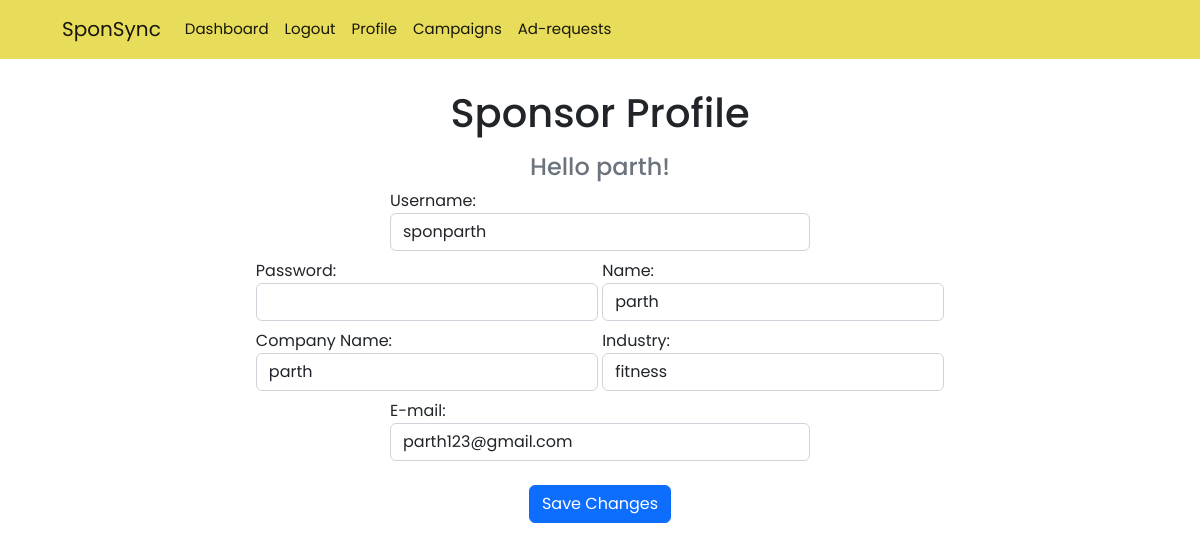
Page /sponsor/profile (signed in) on the committed database.
### models.py (models this page shows)
class Sponsor(db.Model):
    id = db.Column(db.Integer,db.ForeignKey("user.id"),primary_key=True)
    name = db.Column(db.String(30),nullable=False)
    company = db.Column(db.String(30),nullable=False)
    industry = db.Column(db.String(30),nullable=False)
    email = db.Column(db.String(30))
    flagged = db.Column(db.Boolean,nullable=False,default=False)

class User(db.Model):
    id = db.Column(db.Integer,primary_key=True)
    username = db.Column(db.String(30),unique=True,nullable=False)
    password = db.Column(db.String(30),nullable=False)
    type = db.Column(db.String,db.ForeignKey("types.name"))

### routes.py (the view, shortened to what this page needs)
@app.route('/sponsor/profile',methods=['GET','POST'])
@auth_required
def sponsor_profile():
    user = User.query.get(session['user_id'])
    sponsor = Sponsor.query.get(user.id)
    return render_template('sponsor/profile.html',user=user,sponsor=sponsor)

### routes.py (called while the page is built)
def auth_required(func):
    @wraps(func)
    def inner(*args , **kwargs):
        if 'user_id' not in session:
            flash('You need to login first.')
            return redirect(url_for('login'))
        return func(*args,**kwargs)
    return inner

### templates/sponsor/profile.html (shortened to what this page needs)
{% extends 'layout.html' %}
{% block content %}
<h1>Sponsor Profile</h1>
<form method="post" class="mt-3">
    <h4 class="text-muted">Hello {{ sponsor.name }}!</h4>
    <label for="username" class="form-label">Username:
        <input type="text" name="username" id="username" class="form-control" value="{{user.username}}" required style="width:420px">
    </label>
    <div class="form-group">
    <label for="cpassword" class="form-label">Password:
        <input type="password" name="cpassword" id="cpassword" class="form-control" required>
    </label>
    <label for="name" class="form-label">Name:
        <input type="text" name="name" id="name" class="form-control" value="{{sponsor.name}}" required>
    </label>
</div>
<div class="form-group">
    <label for="company" class="form-label">Company Name:
        <input type="text" name="company" id="company" class="form-control" value="{{sponsor.company}}" required>
    </label>
    <label for="industry" class="form-label">Industry:
        <input type="text" name="industry" id="industry" class="form-control" value="{{sponsor.industry}}" required>
    </label>
</div>
    <label for="email" class="form-label">E-mail:
        <input type="email" name="email" id="email" class="form-control" value="{{sponsor.email}}" required style="width: 420px;">
    </label>
    <input type="submit" value="Save Changes" class="btn btn-primary mt-3">
</form>
{% endblock %}

### templates/layout.html (style rules this page uses)
* { font-family: "Poppins", system-ui; ; }

### templates/sponsor/profile.html (style rules this page uses)
form { display: flex; flex-direction: column; align-items: center; }
h1 { margin-top: 30px; text-align: center; }

### rows in the picture
Sponsor: name "parth", company "parth", industry "fitness", email "parth123@gmail.com"
User: username "sponparth"
